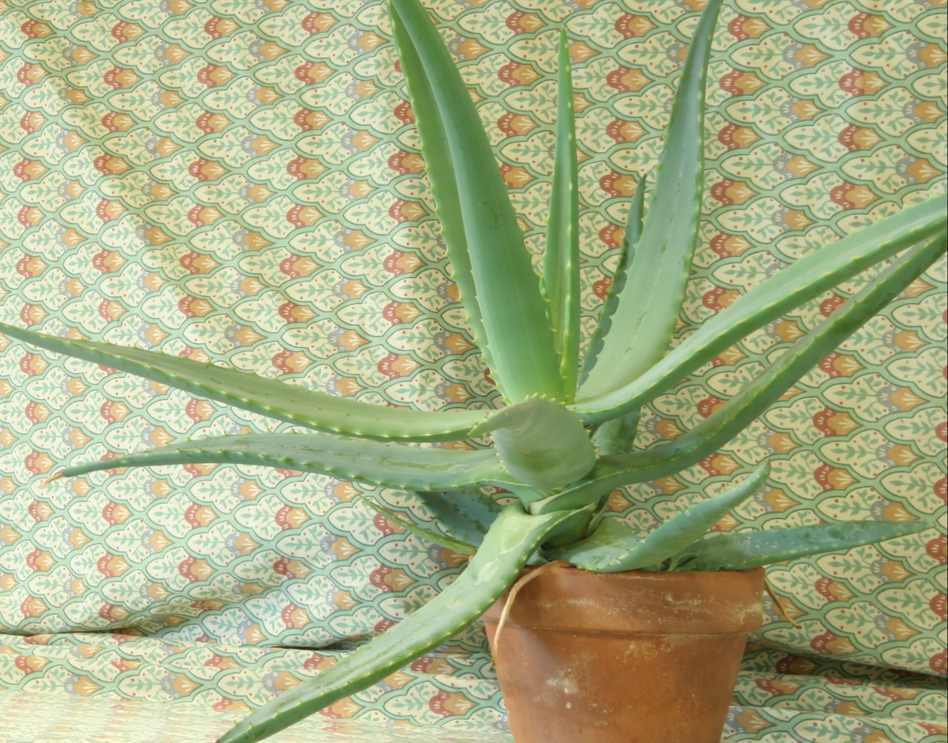
//> input picture Dev2/images/AloeG.png, 948 x 743 px, shrunk from 1302 x 1021 before the run
$ ./main   (built with g++ and OpenCV 4)
//> lines starting //> are read from the running program, lines starting //| are printed output that depends on the picture
#include <iostream>
#include <opencv2/opencv.hpp>

using namespace cv;
using namespace std;

// Caméra de gauche
cv::Mat R_cam_g = (cv::Mat_<double>(3, 3) << 0.9962, 0, -0.0872,
    0, 0.9962, 0,
    0.0872, 0, 0.9962);

cv::Mat T_cam_g = (cv::Mat_<double>(3, 1) << 0, 0, 0);
cv::Point2d O_cam_g(538.625, 510.471);
cv::Point2d S_cam_g(0.00155227, 0.00155227);
double zprime_cam_g = 1.0;

// Caméra de droite
cv::Mat R_cam_d = (cv::Mat_<double>(3, 3) << 0.9962, 0, 0.0872,
    0, 0.9962, 0,
    -0.0872, 0, 0.9962);

cv::Mat T_cam_d = (cv::Mat_<double>(3, 1) << 5, 0, 0);
cv::Point2d O_cam_d(765.134, 510.599);
cv::Point2d S_cam_d(0.00155227, 0.00155227);
double zprime_cam_d = 1.0;

// Je t'ai volé ça Cam car flemme not gonna lie
Mat findRg(Mat T)
{
    // e1 = T/|T|
    double norm = cv::norm(T);
    double e11 = T.at<double>(0, 0) / norm;
    double e12 = T.at<double>(1, 0) / norm;
    double e13 = T.at<double>(2, 0) / norm;

    // e2 = (-Ty, Tx, 0) / |(-Ty, Tx, 0)|        (en dehors de l'ecran)
    double norm2 = sqrt(pow(T.at<double>(1, 0), 2) + pow(T.at<double>(0, 0), 2));
    double e21 = -T.at<double>(1, 0) / norm2;
    double e22 = T.at<double>(0, 0) / norm2;
    double e23 = 0;

    // e3 = e1 X e2
    double e31 = e12 * e23 - e22 * e13;
    double e32 = -(e11 * e23 - e21 * e13);
    double e33 = e11 * e22 - e21 * e12;
    return (Mat_<double>(3, 3) << e11, e12, e13, e21, e22, e23, e31, e32, e33);
}

Vec3b interpolationBilineaire(const Mat& image, double x, double y)
{
    if (x < 0 || x >= image.cols - 1 || y < 0 || y >= image.rows - 1)
        return Vec3b(0, 0, 0); // noir si hors image

    int x1 = floor(x), y1 = floor(y);
    int x2 = x1 + 1, y2 = y1 + 1;
    double dx = x - x1, dy = y - y1;

    Vec3b I00 = image.at<Vec3b>(y1, x1);
    Vec3b I10 = image.at<Vec3b>(y1, x2);
    Vec3b I01 = image.at<Vec3b>(y2, x1);
    Vec3b I11 = image.at<Vec3b>(y2, x2);

    Vec3b result;
    for (int c = 0; c < 3; c++)
        result[c] = static_cast<uchar>(
            (1 - dx) * (1 - dy) * I00[c] +
            dx * (1 - dy) * I10[c] +
            (1 - dx) * dy * I01[c] +
            dx * dy * I11[c]
            );

    return result;
}


int main()
{
    /*
    R et T theorique

    Nous voulons Pd = R(Pg - T)
    Nous avons Pg = RgPs + Tg et Pd = RdPs + Td

    Isolons Ps de g:
        Ps = Rg**-1 * Pg - Tg           (Rg**-1 = Rg**t)
    Remplacons dans la 2e equation:
        Pd = RdRg**t (Pg - Tg) + Td
    Posons R = RdRg**t:
        Pd = R(Pg - Tg) + Td
     => Pd = R(Pg - Tg) + RR**-1 * Td
     => Pd = R(Pg - Tg + R**t * Td)
    Posons T = Tg - R**t*Td:
        Pd = R(Pg - T)      ou R = RdRg**t et T = Tg - R**t*Td
    */

    // Calcul R = Rd * Rg^T
    Mat R = R_cam_d * R_cam_g.t();

    // Calcul T = Tg - R^T * Td
    Mat T = T_cam_g - R.t() * T_cam_d;

    // Test Affichage des paramètres extrinsèques
    cout << "===== Paramètres extrinsèques du système de stéréo =====" << endl;
    cout << "Matrice de rotation R :" << endl
        << R << endl
        << endl;
    cout << "Vecteur de translation T :" << endl
        << T << endl;

    // [20 lines of commented-out code are left out]
    Mat Rg_r = findRg(T_cam_d);
    Mat Rd_r = R * Rg_r;


    // Lecture images
    Mat Ig = imread("images/AloeG.png", IMREAD_COLOR);
//> Ig is the input picture: 743 rows x 948 cols, CV_8UC3; mean B, G, R 132.3, 173.5, 166.8
    Mat Id = imread("images/AloeD.png", IMREAD_COLOR);
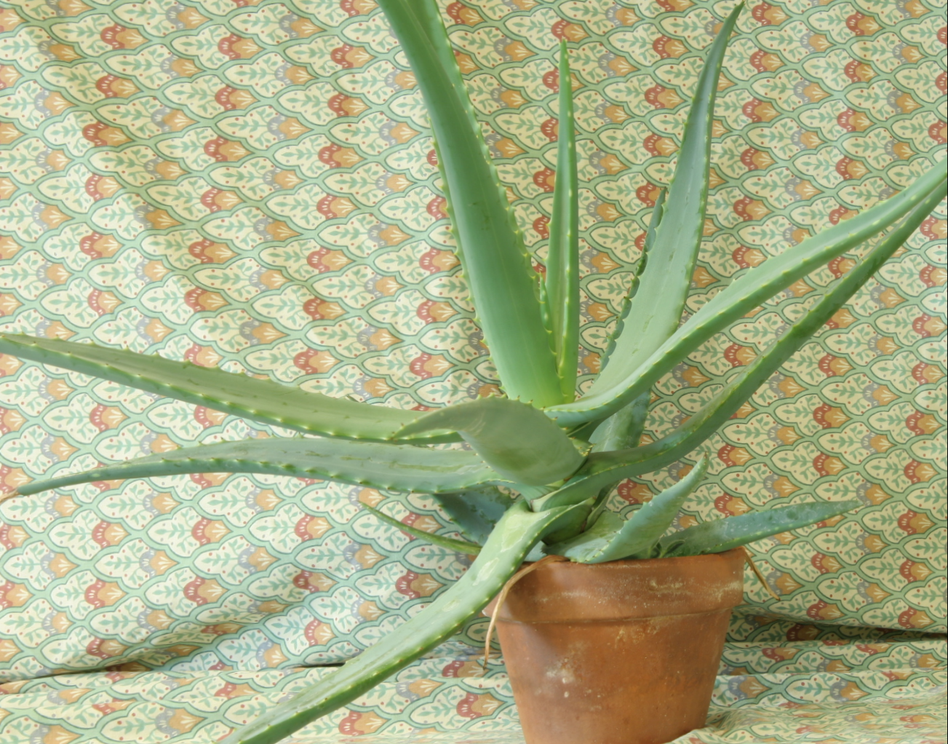
//> input picture Dev2/images/AloeD.png, 948 x 744 px, shrunk from 1303 x 1022 before the run
//> Id is the input picture: 744 rows x 948 cols, CV_8UC3; mean B, G, R 135.3, 174.9, 168.2

    if (Ig.empty() || Id.empty())
    {
        cerr << "Erreur de chargement des images." << endl;
        return -1;
    }

    // Création images rectifiées
    Mat Ig_r = Mat::zeros(Ig.size(), Ig.type());
    Mat Id_r = Mat::zeros(Id.size(), Id.type());

    // Image de gauche Ig
    // Boucle pour chaque pixel de l'image rectifié de gauche
    for (int m_r = 0; m_r < Ig.rows; m_r++)
    {
        for (int n_r = 0; n_r < Ig.cols; n_r++)
        {
            // qg point dans image de gauche rectifiée
            double xg_r = (n_r - O_cam_g.x) * S_cam_g.x;
            double yg_r = (m_r - O_cam_g.y) * S_cam_g.y;
            double zg_r = zprime_cam_g;

            Mat qg = (Mat_<double>(3, 1) << xg_r, yg_r, zg_r);

            // rotation inverse dans R3
            Mat Qg = Rg_r.t() * qg;

            // reprojection sur le plan original R3
            Mat pg = (zg_r / Qg.at<double>(2, 0)) * Qg;

            // retrouver pixel correspondant (R2) - coord. non arrondies
            double m = (pg.at<double>(0, 0) / S_cam_g.x) + O_cam_g.x;
            double n = (pg.at<double>(1, 0) / S_cam_g.y) + O_cam_g.y;

            // interpolation bilinéaire valeur Ig (m, n) \ partir de ses voisins
            // remplir image rectifiée
            Ig_r.at<Vec3b>(m_r, n_r) = interpolationBilineaire(Ig, n, m);

        }
    }
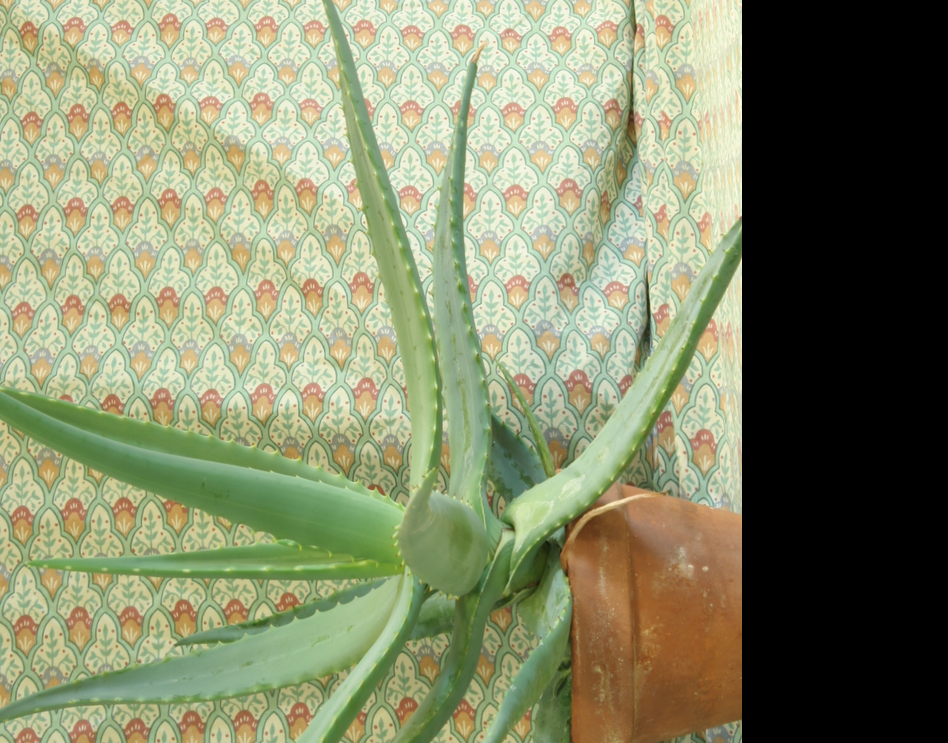
//> Ig_r: 743 rows x 948 cols, CV_8UC3; mean B, G, R 107.3, 139, 133.7

    // Image de droite Id
    // Boucle pour chaque pixel de l'image rectifié de droite
    for (int m_r = 0; m_r < Id.rows; m_r++)
    {
        for (int n_r = 0; n_r < Id.cols; n_r++)
        {
            double xd_r = (n_r - O_cam_d.x) * S_cam_d.x;
            double yd_r = (m_r - O_cam_d.y) * S_cam_d.y;
            double zd_r = zprime_cam_d;

            Mat qd = (Mat_<double>(3, 1) << xd_r, yd_r, zd_r);
            Mat Qd = Rd_r.t() * qd;
            Mat pd = (zd_r / Qd.at<double>(2, 0)) * Qd;

            double m = (pd.at<double>(0, 0) / S_cam_d.x) + O_cam_d.x;
            double n = (pd.at<double>(1, 0) / S_cam_d.y) + O_cam_d.y;

            Id_r.at<Vec3b>(m_r, n_r) = interpolationBilineaire(Id, n, m);
        }
    }
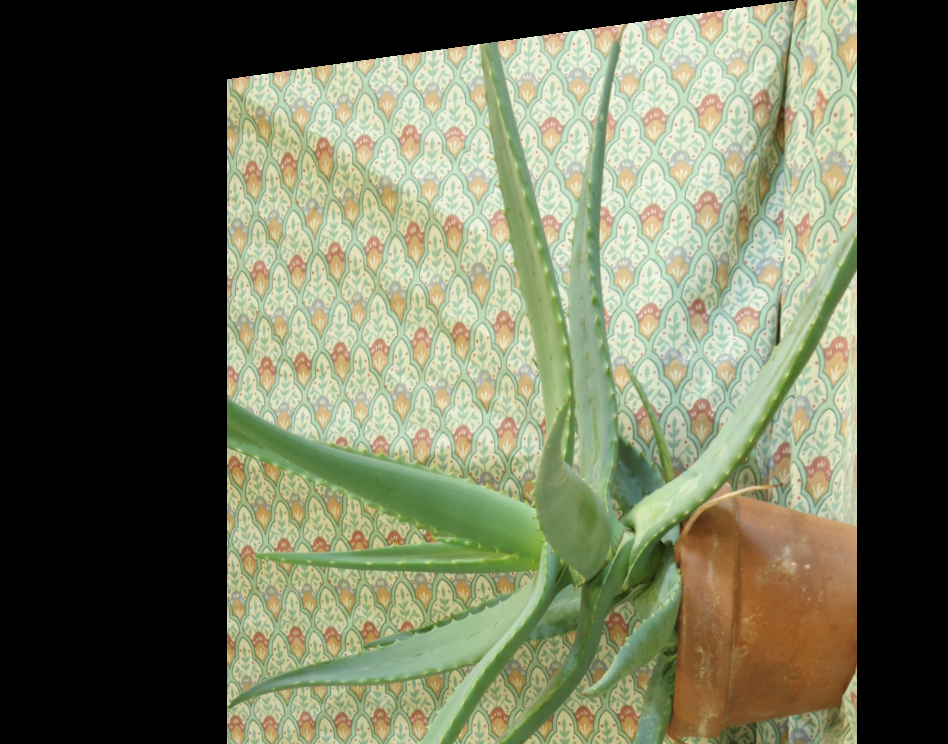
//> Id_r: 744 rows x 948 cols, CV_8UC3; mean B, G, R 87, 111.3, 107.3

    imwrite("images/AloeG_rectifiee.png", Ig_r);
    imwrite("images/AloeD_rectifiee.png", Id_r);
    cout << "Images sauvegardées avec succès !" << endl;

    return 0;
}
